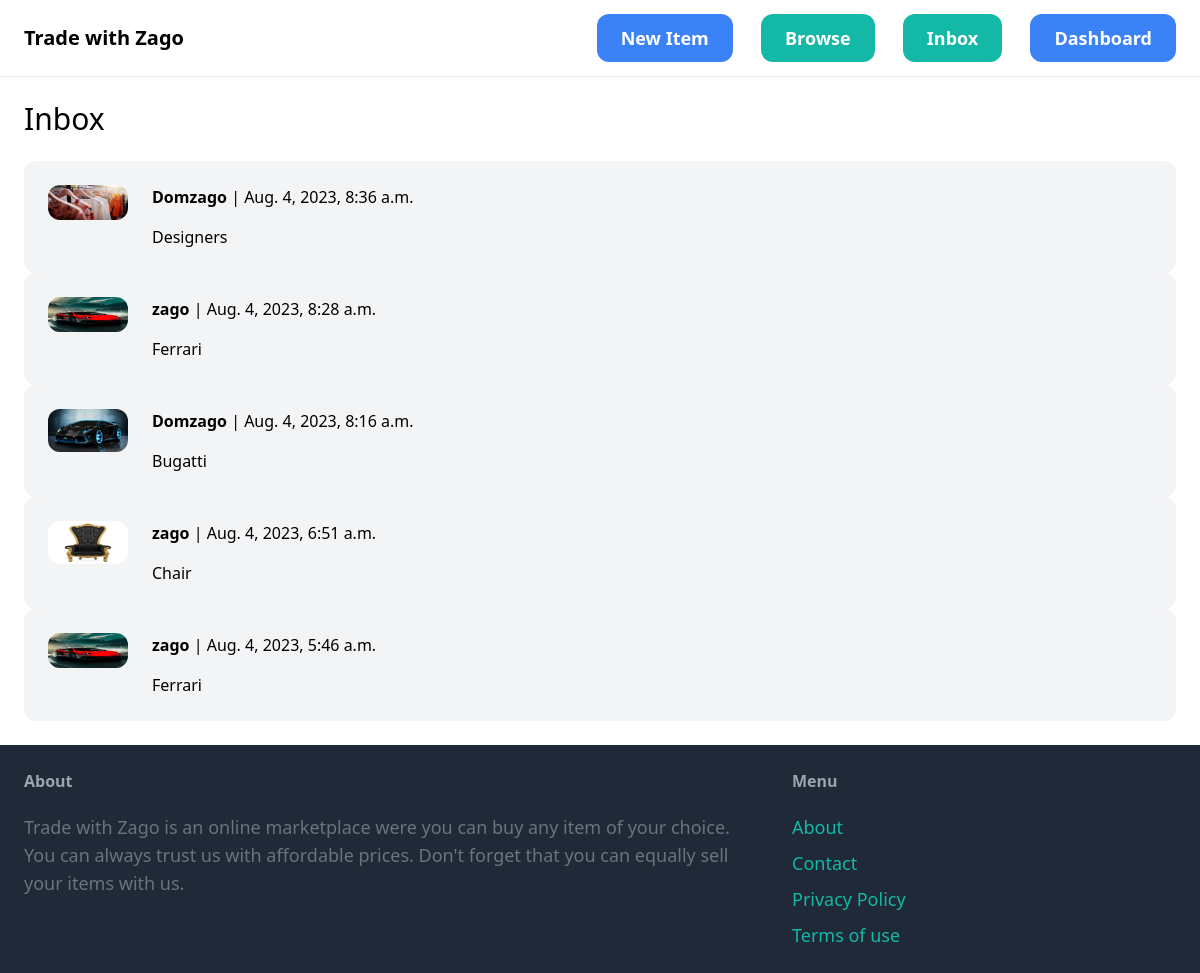
The page /inbox/ (signed in) on the database its author committed.
### conversation/models.py (models this page shows)
class Conversation(models.Model):
    item = models.ForeignKey(Item, related_name='conversations', on_delete=models.CASCADE)
    members = models.ManyToManyField(User, related_name='conversations')
    created_at = models.DateTimeField(auto_now_add=True)
    modified_at = models.DateTimeField(auto_now=True)
    class Meta:
        ordering = ('-modified_at',)

### item/models.py (models this page shows, shortened)
class Item(models.Model):
    category = models.ForeignKey(Category, related_name='items', on_delete=models.CASCADE)
    name = models.CharField(max_length=255)
    description = models.TextField(blank=True, null=True)
    price = models.FloatField()
    image = models.ImageField(upload_to= 'item_images', blank=True, null=True)
    is_sold = models.BooleanField(default=False)
    created_by = models.ForeignKey(User, related_name='items', on_delete=models.CASCADE)
    created_at = models.DateTimeField(auto_now_add=True)

### conversation/views.py (the view)
# urls.py: path('', views.inbox, name='inbox'),
@login_required
def inbox(request):
    conversations = Conversation.objects.filter(members__in=[request.user.id])
    return render(request, 'conversation/inbox.html', {
        'conversations': conversations
    })

### conversation/templates/conversation/inbox.html (shortened to what this page needs)
{% extends 'core/base.html' %}
{% load static %}
{% block content %}
<h1 class="mb-6 text-3xl">Inbox</h1>
<div class="space-y-6">
    {% for conversation in conversations %}
        <a href="{% url 'conversation:detail' conversation.id %}">
            <div class="p-6 flex bg-gray-100 rounded-xl">
                <div class="pr-6">
                    <img src="{{ conversation.item.image.url }}" class="w-20 rounded-xl">
                </div>
                <div>
                    {% for member in conversation.members.all %}
                        {% if member != request.user %}
                            <p class="mb-4"><strong>{{ member.username }}</strong> | {{ conversation.modified_at }}</p>
                            <p>{{ conversation.item.name }}</p>
                        {% endif %}
                    {% endfor %}
                </div>
            </div>
        </a>
    {% endfor %}
</div>
{% endblock %}

### rows shown on the page
Conversation: item.image (picture), modified_at "Aug. 4, 2023, 8:36 a.m.", item.name "Designers"
Conversation: item.image (picture), modified_at "Aug. 4, 2023, 8:28 a.m.", item.name "Ferrari"
Conversation: item.image (picture), modified_at "Aug. 4, 2023, 8:16 a.m.", item.name "Bugatti"
Conversation: item.image (picture), modified_at "Aug. 4, 2023, 6:51 a.m.", item.name "Chair"
Conversation: item.image (picture), modified_at "Aug. 4, 2023, 5:46 a.m.", item.name "Ferrari"

### other values the page prints
{{ member.username }} "Domzago"
{{ member.username }} "zago"
